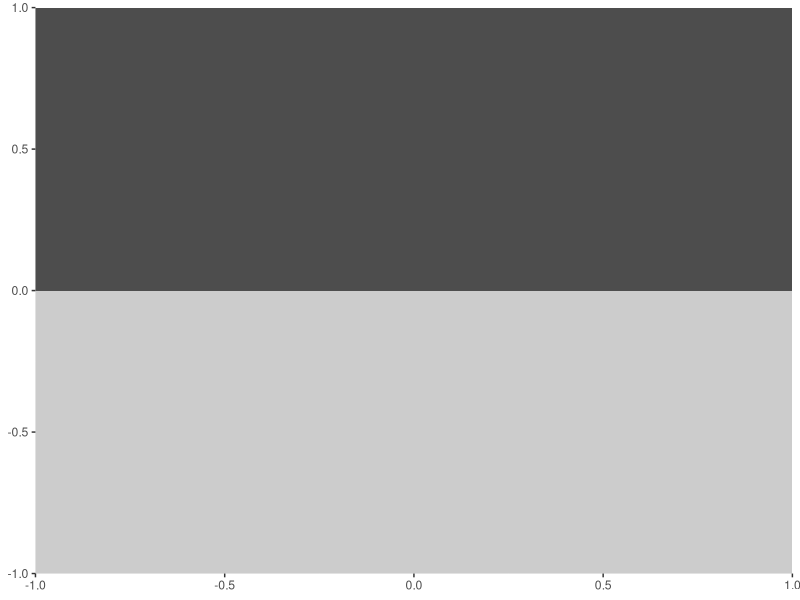
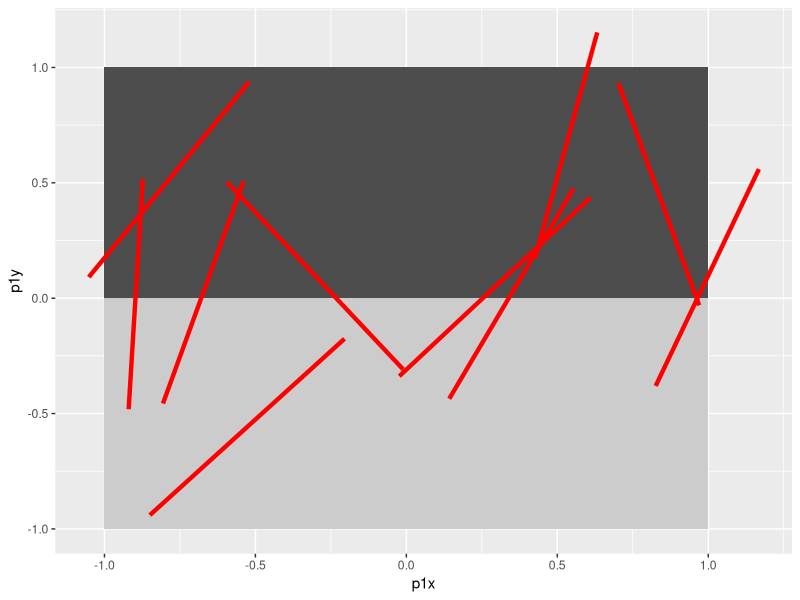
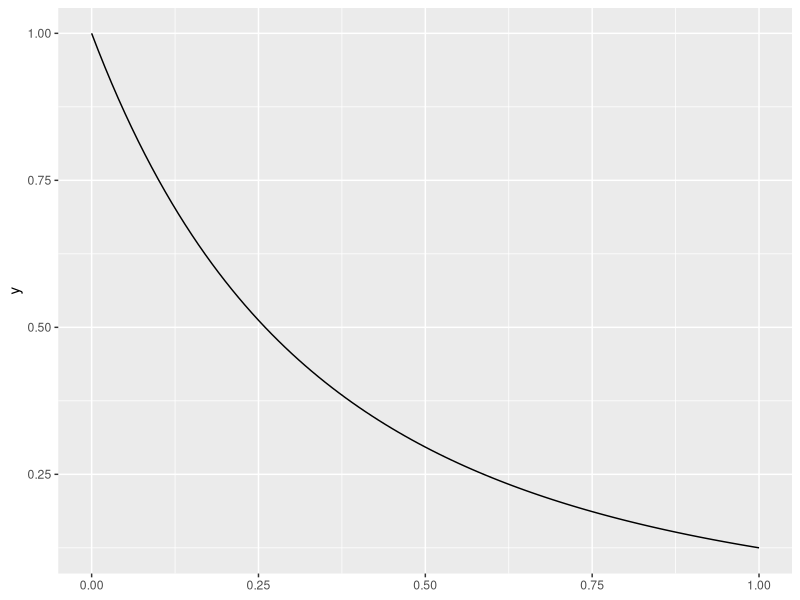
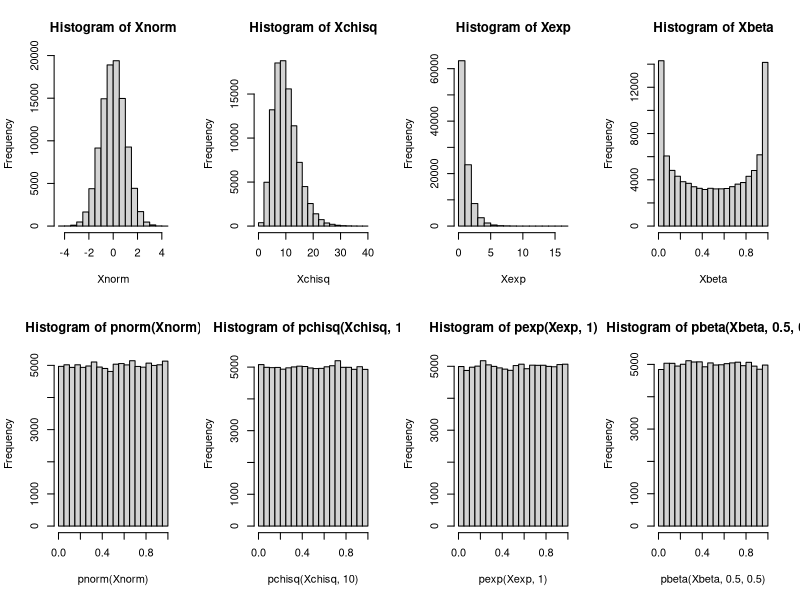
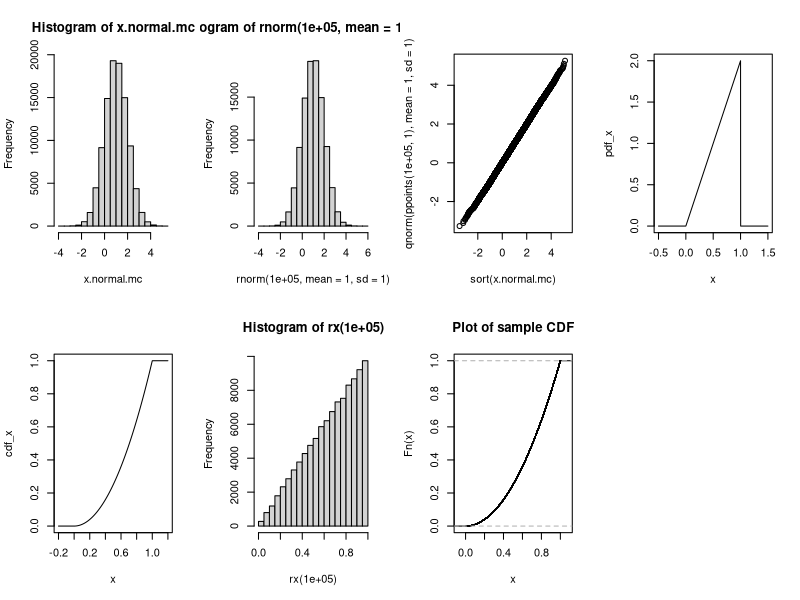

The R source for these figures, in order:
## ---- chunk 1
require(ggplot2)
## ---- chunk 2
pnorm(3, mean=1, sd=sqrt(3)) - pnorm(0, mean=1, sd=sqrt(3))
## ---- chunk 3
# Write a function that checks whether or not our event E happens
# The argument x is the output of our experiment.
# (i.e., a draw from the normal)
event_E_happened <- function( x ) {
  if( 0 <= x & x <= 3 ) {
    return( TRUE ) # The event happened
  } else {
    return( FALSE ) # The event DIDN'T happen
  }
}

# Now MC says that we should generate lots of copies of X...
NMC <- 1000; # 1000 seems like "a lot".
results <- rep( 0, NMC ); # We're going to record outcomes here.
for( i in 1:NMC) {
  # Generate a draw from the normal, and then...
  X <- rnorm( 1, mean=1, sd=sqrt(3) );
  # ...record whether or not our event of interest happened.
  results[i] <- event_E_happened(X);
}
# Now, compute what fraction of our trials were "successes" (i.e., E happened)
sum( results )/NMC
## ---- chunk 4
pnorm( 3, mean=1, sd=sqrt(3) ) - pnorm( 0, mean=1, sd=sqrt(3) )
## ---- chunk 5
gen_birthdays <- function( n ) {
  # Generate n random birthdays.
  
  # Generating a random birthday just corresponds to choosing a random number
  # between 1 and 365 inclusive.
  
  # Pick uniformly at random from {1,2,3,...,365}.
  # We sample WITH replacement,
  # because it is possible for a birthday to be repeated.
  # See ?sample for details
  return( sample( 365, size=n, replace=TRUE ) );
}

# One run of our experiment will consist of generating n birthdays,
# and then checking whether or not the birthdays contain a repeat.
# Return TRUE if more than one person shares a birthday,
# FALSE otherwise.
run_bday_expt <- function( n ) {
  # Generate n birthdays
  bdays <- gen_birthdays( n );
  
  # Now, check if there is a repeat.
  # There are lots of ways to do this in R.
  # Let's use the table function, which takes a vector and returns a
  # vector of counts.   # See ?table for details
  
  # The important thing for us is that:
  # If every entry of bdays appears exactly once,
  # then table(bdays) will just be a vector of ones.
  # If one or more entries in the vector bdays is repeated,
  # then table(bdays) will have one or more entries that are larger than 1.
  
  # So we can examine max( table(bdays) ).
  # max( table(bdays)) > 1 if and only if there is a repeated entry in bdays.
  return( max(table(bdays)) > 1 );
}
## ---- chunk 6
n <- 22;
NMC <- 1000;
NTRUE <- 0;
for( i in 1:NMC) {
  if( run_bday_expt(n) ) {
    NTRUE <- NTRUE + 1;
  }
}
pbday_estimated <- NTRUE/NMC
pbday_estimated
## ---- chunk 7
p_repeated <- function( n ) {
  # Compute p_distinct, first, then subtract it from 1.
  numer <- prod( seq(365,365-n+1) );
  denom <- 365**n;
  p_distinct <- numer/denom;
  return( 1 - p_distinct);
}

p_repeated( 23 )
## ---- chunk 8
p_repeated( 22 )
## ---- chunk 9
pbday_estimated
## ---- chunk 10
require(ggplot2)
pp <- ggplot() + geom_rect(aes(xmin=-1,xmax=1,ymin=0,ymax=1),
                           fill="grey30", color=NA);
pp <- pp + geom_rect(aes(xmin=-1,xmax=1,ymin=-1,ymax=0),
                     fill="grey80",color=NA);
pp <- pp + scale_x_continuous(expand=c(0,0)) + scale_y_continuous(expand=c(0,0))
pp
## ---- chunk 11
# define needle dropping function
needle = function(){
  
  # Randomly pick the location of the center of the needle.
  # We need an x and y coordinate, hence n=2 in runif
  # This means that xy is a length-two vector,
  # kind of like we wrote c( xcoord, ycoord ).
  # This will come up below when we compute the endpoints of our
  # needle, p1 and p2, below.
  xy = runif(n=2, min=-1, max=1)
  
  # randomly pick an angle uniformly between 0 and pi.
  angle = runif(n=1, min=0, max=pi)
  
  # calculate delta x and delta y, the distance of the ends of
  # the needle from center in the horizontal and vertical directions.
  # We are defining the angle using the standard definition
  # (going counterclockwise from positive x axis).
  # We will use these numbers to compute the coordinates of the needle's
  # endpoints below, 
  dx = 0.5*cos(angle);
  dy = 0.5*sin(angle);
  
  # Calculate coordinates of the needle's end points
  # Our dy is always positive, so p1 is always higher than p2.
  # This will be useful later for checking if our needle crosses a line
  p1 = setNames(xy + c(dx,dy), c("p1x","p1y"))
  p2 = setNames(xy - c(dx,dy), c("p2x","p2y"))
  # Note: setNames is explained where we use it below
  # in the function `crosses()` in the next code block.
  
  # return endpoints
  return(c(p1,p2))
}

# plot a few needle drops
library(plyr)
ndl = function(i) needle()
# needle() takes no arguments, but we want to call it 10 times,
# so ldply needs a dummy variable,
# which we've called (totally arbitrarily) i.
needles = ldply(1:10,ndl);

# First plot out board again.
pp <-ggplot() + geom_rect(aes(xmin=-1,xmax=1,ymin=0,ymax=1),
                          fill="grey30",color=NA);
pp <- pp + geom_rect(aes(xmin=-1,xmax=1,ymin=-1,ymax=0),
                     fill="grey80",color=NA);
# Now, add in the needles, in red.
pp <- pp + geom_segment(data=needles,
                        mapping=aes(x=p1x,y=p1y,xend=p2x,yend=p2y),
                        color="red",size=1.5);
pp
## ---- chunk 12

crosses <- function( pts ) {
  # Remember that needle() returns a pair of (x,y) points, p1,p2.
  # We only need the y-coordinates to check if they cross a line.
  p1y = pts['p1y'] # Note: this indexing trick is why we used setNames above
  p2y = pts['p2y']
  
  # check if p1 and p2 are on opposite sides of a line
  # We do this by simply checking if the y-coordinates are on different sides
  # of one of the three lines y=-1, y=0 or y=1.
  if( (p1y > -1 & p2y < -1) || (p1y > 0 & p2y < 0) || (p1y > 1 & p2y < 1) ){
    return( TRUE );
  } else {
    return( FALSE );
  }
}
## ---- chunk 13
# set size
NMC = 1e5; # 10K MC replicates. Crank this number up for better accuracy.

# create vector to count crossings
crossings = 0

# run function
for(i in 1:NMC){
  # drop a needle
  points = needle()
  # Check if it crosses and update counts accordingly.
  if( crosses( points ) ) {
    crossings <- crossings + 1;
  }
}
## ---- chunk 14
crossings/NMC
## ---- chunk 15
true.cross = 2/pi
MC.cross <- crossings/NMC
cat( sprintf(" true value: %.5f \n  our value: %.5f \n Percent relative error: %.3f%%",  true.cross, MC.cross, 100*abs(true.cross-MC.cross)/true.cross ) )
## ---- chunk 16
library(ggplot2)
f = function(x) (x+1)^-3
ggplot() + geom_function(fun=f)
## ---- chunk 17
# fix seed not regenerating somehow
set.seed(5)
## ---- chunk 18
n = 1e6

# draw a sampe of Xi
x = rexp(n, rate = 1)

# find the sample mean of h(Xi)
mean((x+1)^-3 / exp(-x))
## ---- chunk 19
n = 1e6

# draw a sample of Xi
x = abs(rnorm(n, mean=0, sd=1))

# find the sample mean of h(Xi)
mean((x+1)^-3 / (2*dnorm(x, mean=0, sd=1)))
## ---- chunk 20
NMC <- 1000; # Number of Monte Carlo replicates
in_circ <- 0; # Count how many points landed in the circle

# For-loop over the MC replicates
for(i in 1:NMC){
    # for each point, generate 2 coordinates (x,y) randomly between -1 and 1
    point <- runif(n=2, min=-1, max=1);
    
    # to be inside circle, our point must satisfy x^2 + y^2 <= 1
    if(point[1]^2 + point[2]^2 <= 1){
        # if inside, add to count
        in_circ <- in_circ+1
    }
}

# To get proportion of square covered, take in_circ/N
prop <- in_circ/NMC
# to get our estimate of pi, multiply by 4.
pi.mc <- 4*prop
## ---- chunk 21
# what are our estimate and percentage error?
# See ?sprintf for more information on creating formatted strings in R.
cat(sprintf("estimate: %.4f\n %% error: %.2f%%",pi.mc,100*abs(pi.mc-pi)/pi))
## ---- chunk 22
# choose M (number of times to repeat MC experiment)
M = 1000

# create vector to save results in
mc.est = rep(NA,M)

# for each experiment, do all the steps done before, get an estimate, and save it
for(j in 1:M){
    
    # these lines are copied exactly from above
    N = 1000
    in.circ = 0
    for(i in 1:N){
        point = runif(n=2, min=-1, max=1)
        if(point[1]^2 + point[2]^2 < 1){
            in.circ = in.circ+1
        }
    }
    prop = in.circ/N
    pi.mc = prop * 4
    
    # save result in vector
    mc.est[j] = pi.mc
}
## ---- chunk 23
# what do the estimates look like? print the first 100 values
options(max.print=100)
mc.est
## ---- chunk 24
mean(mc.est)
## ---- chunk 25
var(mc.est)
## ---- chunk 26
var.theory = pi*(4-pi)/N
var.theory
## ---- chunk 27
# deviation of our mean and variance from theory:
cat(sprintf("%% deviation from E  : %.3f%% \n%% deviation from Var: %.3f%%",
            abs(mean(mc.est)-pi)/pi*100,abs(var(mc.est)-var.theory)/var.theory*100))
## ---- chunk 28
N <- 1e5;
options(repr.plot.width=16)
par(mfrow=c(2,4))
# Generate random variables.
Xnorm <- rnorm(N);
Xchisq <- rchisq(N,10);
Xexp <- rexp(N,1);
Xbeta <- rbeta(N,.5,.5);
# Plot plain old histograms.
hist(Xnorm); hist(Xchisq); hist(Xexp); hist(Xbeta);
# Plot histograms of putting the variables into their own CDFs.
hist(pnorm(Xnorm)); hist(pchisq(Xchisq,10));
hist(pexp(Xexp,1)); hist(pbeta(Xbeta,.5,.5));
## ---- chunk 29
# reset Rmarkdown print width for readability.
options(repr.plot.width=7)

# generate a bunch of Unif(0,1) RVs.
unifs <- runif(1e5)

# Apply the built-in inverse CDF function using qnorm
# that is, this is computing F_X^{-1}(U).
x.normal.mc = qnorm(unifs,mean=1,sd=1)

# plot results
hist(x.normal.mc)
## ---- chunk 30
hist(rnorm(1e5,mean=1,sd=1))
## ---- chunk 31
# plot our sample quantiles against theoretical quantiles for comparison
plot(sort(x.normal.mc),qnorm(ppoints(1e5,1),mean=1,sd=1))
## ---- chunk 32
# here we define a *vectorized* function to evaluate the density of X
pdf_x = function(x) {
  # ifelse is like a function version of an if else control statement
  # We use it here to ensure that pdf_x can operate directly on vectors
  return(ifelse(0<=x & x<=1 , 2*x , 0 ))
}

# showing the PDF in a plot
plot(pdf_x,from = -.5,to = 1.5,n=1001)
## ---- chunk 33
cdf_x = function(x) {
  return(ifelse(0<=x & x<=1 , x^2 , ifelse(x<0,0,1) ))
}

# showing the CDF in a plot
plot(cdf_x,from = -.2,to = 1.2,n=1001)
## ---- chunk 34
rx = function(n) sqrt(runif(n))
## ---- chunk 35
hist(rx(1e5))
## ---- chunk 36
plot(ecdf(rx(1e5)),main="Plot of sample CDF")
## ---- chunk 37
set.seed(340)

rnorm(n=10)
## ---- chunk 38
set.seed(340)

rnorm(n=10)
